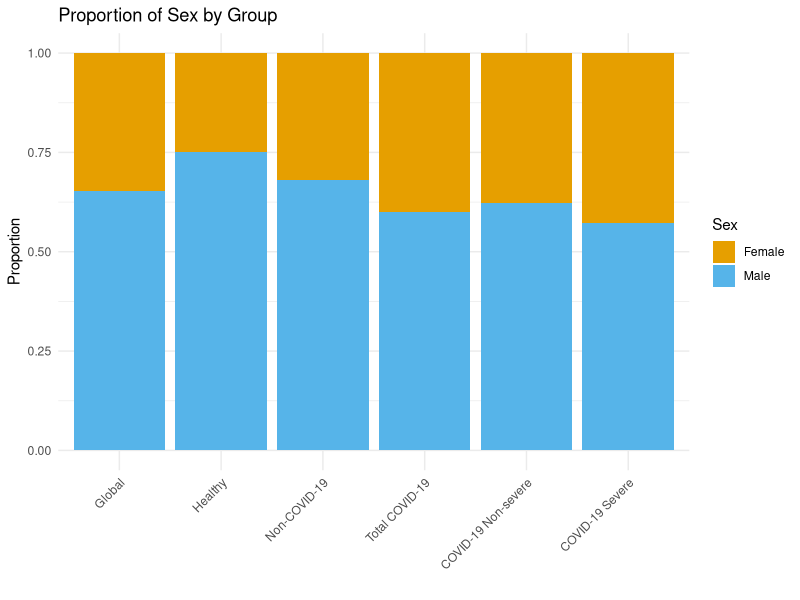
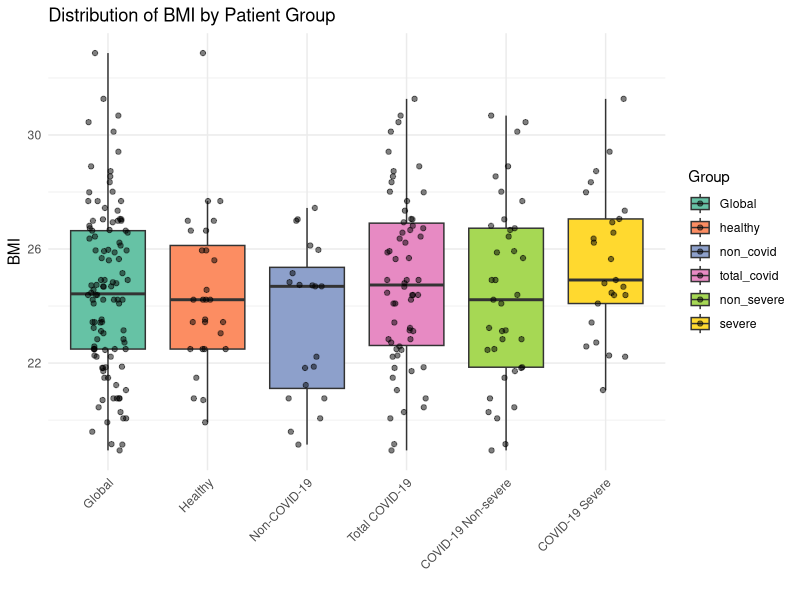
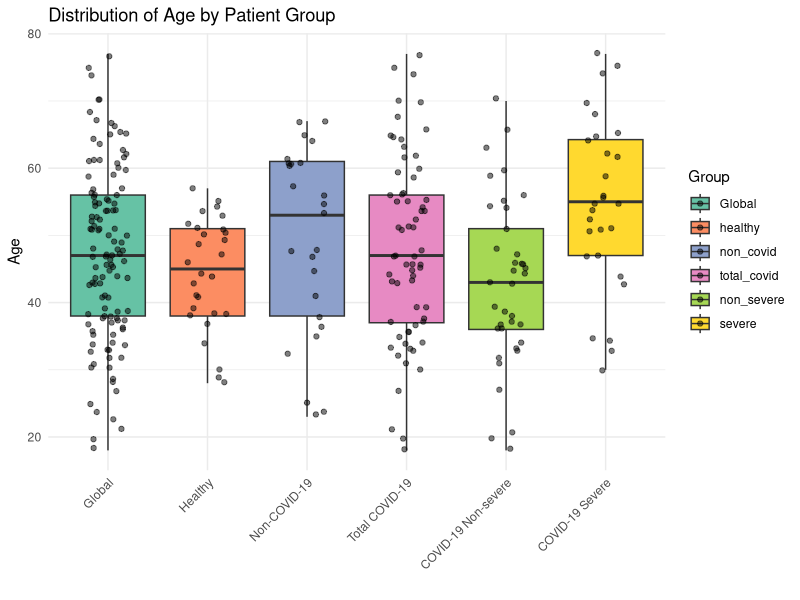
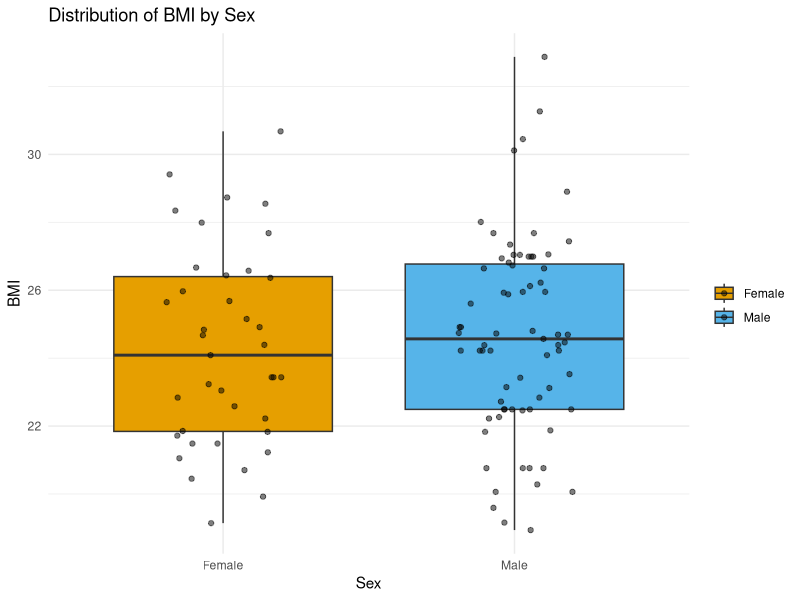
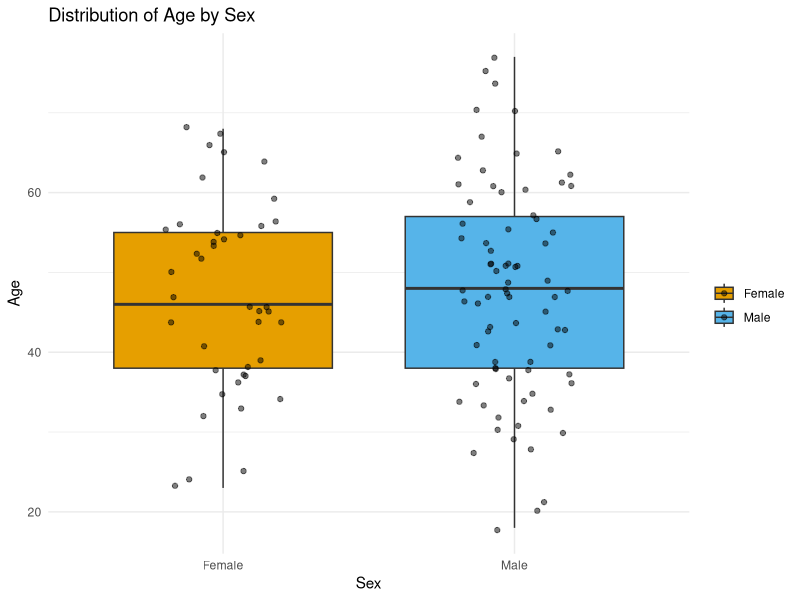
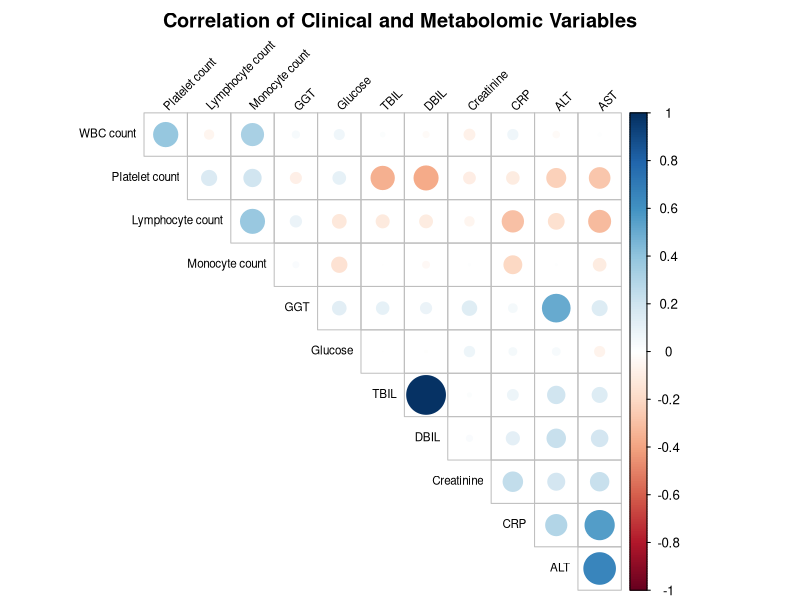
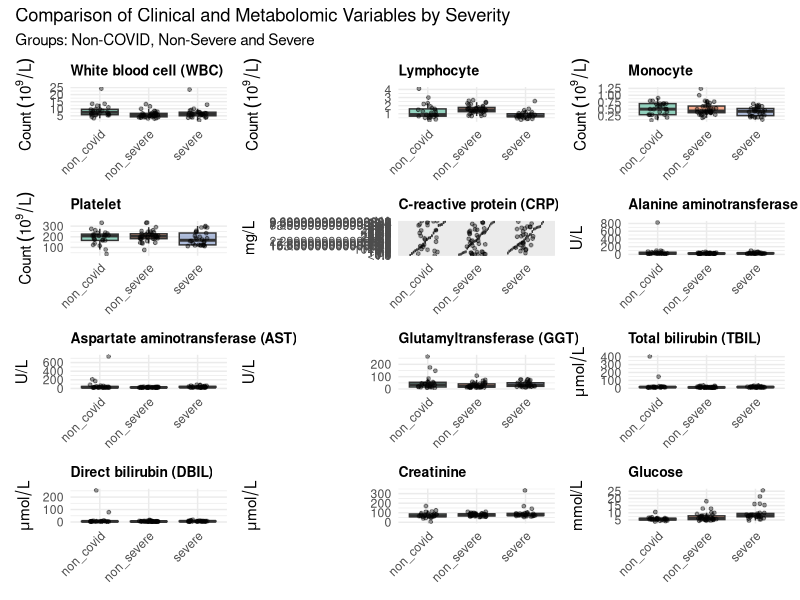
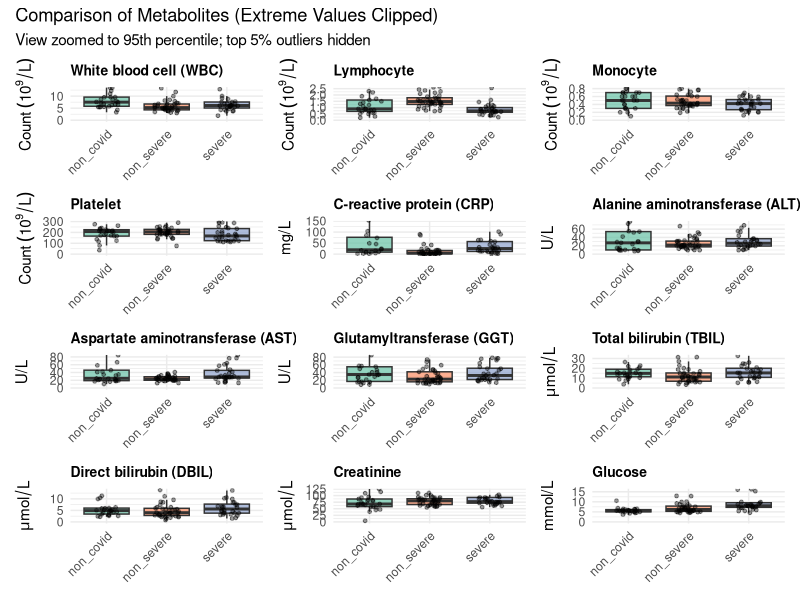

R code for these plots, in order:
# Assignment 1
setwd("/Users/pauvillen14/Desktop/BIOINFO/DMI/assignment-1-PauVillen")

# Import the necessary libraries
library(readxl)
library(dplyr)
library(ggplot2)
library(tidyr)
library(corrplot)
library(knitr)
library(kableExtra)
library(patchwork)
library(pheatmap)
library(scales)
# -------------------------------------------------------------------------
# EXERCISE 1.1
# -------------------------------------------------------------------------


# --- PREPARE DATA ---
# Load data from excel and treat "/" and empty strings as missing values
df <- read_excel("table_s1.xlsx", sheet = 2, na = c("", "/"))

# Remove the spaces from the column names
names(df) <- gsub(" ", "_", names(df))
names(df) <- gsub("\\(", "", names(df))
names(df) <- gsub("\\)", "", names(df))

# Convert date format and calculate required time differences
df <- df %>%
  mutate(
    # Convert columns to Date format 
    Onset_date_f = as.Date(Onset_date_f),
    Admission_date = as.Date(Admission_date),
    Date_of_progression_to_severe_state = as.Date(Date_of_progression_to_severe_state),
    
    # Calculate time differences in days
    time_onset_to_admission = as.numeric(Admission_date - Onset_date_f + 1),
    time_admission_to_severe = as.numeric(Date_of_progression_to_severe_state - Admission_date + 1)
  )

# Create group labels
df <- df %>%
  mutate(
    Group = case_when(
      Group_d == 0 ~ "healthy",
      Group_d == 1 ~ "non_covid",
      Group_d == 2 ~ "non_severe",
      Group_d == 3 ~ "severe"
    )
  )

# Create sex labels
df <- df %>%
  mutate(Sex_g = factor(Sex_g, 
                        levels = c(0, 1),            
                        labels = c("Female", "Male"))) 

# Create an expanded dataset, in order to include the groups "Total Covid" 
# and "Global" when calculating and plotting statistics later. 
# Create "Total Covid" subset 
df_covid_total <- df %>%
  filter(Group %in% c("non_severe", "severe")) %>%
  mutate(Group = "total_covid")
# Create "Global" subset (All of the rows)
df_global <- df %>%
  mutate(Group = "Global")
# Bind everything together into expanded dataset and set groups differentiation.
df_expanded <- bind_rows(df, df_covid_total, df_global)
df_expanded$Group <- factor(df_expanded$Group, 
                            levels = c("healthy", "non_covid", "non_severe", "severe", "total_covid", "Global"))


# --- CALCULATE STATISTICS ---
# AGE & BMI — Statistics by group 
age_bmi_stats <- df_expanded %>%
  group_by(Group) %>%
  summarise(
    # Age
    mean_age = mean(Age_year, na.rm = TRUE),
    sd_age   = sd(Age_year, na.rm = TRUE),
    median_age = median(Age_year, na.rm = TRUE),
    Q1_age     = quantile(Age_year, 0.25, na.rm = TRUE), 
    Q3_age     = quantile(Age_year, 0.75, na.rm = TRUE), 
    iqr_age    = IQR(Age_year, na.rm = TRUE),
    min_age    = min(Age_year, na.rm = TRUE),
    max_age    = max(Age_year, na.rm = TRUE),
    # BMI
    mean_bmi = mean(BMI_h, na.rm = TRUE),
    sd_bmi   = sd(BMI_h, na.rm = TRUE),
    median_bmi = median(BMI_h, na.rm = TRUE),
    Q1_bmi     = quantile(BMI_h, 0.25, na.rm = TRUE),    
    Q3_bmi     = quantile(BMI_h, 0.75, na.rm = TRUE),    
    iqr_bmi    = IQR(BMI_h, na.rm = TRUE),
    min_bmi    = min(BMI_h, na.rm = TRUE),
    max_bmi    = max(BMI_h, na.rm = TRUE),
    .groups = "drop"
  )

# Time - Statistics by group
time_stats <- df_expanded %>%
  group_by(Group) %>%
  summarise(
    # Time: Onset to Admission
    mean_onset_adm   = mean(time_onset_to_admission, na.rm = TRUE),
    sd_onset_adm     = sd(time_onset_to_admission, na.rm = TRUE),
    median_onset_adm = median(time_onset_to_admission, na.rm = TRUE),
    Q1_onset_adm     = quantile(time_onset_to_admission, 0.25, na.rm = TRUE),
    Q3_onset_adm     = quantile(time_onset_to_admission, 0.75, na.rm = TRUE),
    iqr_onset_adm    = IQR(time_onset_to_admission, na.rm = TRUE),
    min_onset_adm    = if(all(is.na(time_onset_to_admission))) NA else min(time_onset_to_admission, na.rm = TRUE),
    max_onset_adm    = if(all(is.na(time_onset_to_admission))) NA else max(time_onset_to_admission, na.rm = TRUE),
    # Time: Admission to Severe
    mean_adm_sev     = mean(time_admission_to_severe, na.rm = TRUE),
    sd_adm_sev       = sd(time_admission_to_severe, na.rm = TRUE),
    median_adm_sev   = median(time_admission_to_severe, na.rm = TRUE),
    Q1_adm_sev       = quantile(time_admission_to_severe, 0.25, na.rm = TRUE),
    Q3_adm_sev       = quantile(time_admission_to_severe, 0.75, na.rm = TRUE),
    iqr_adm_sev      = IQR(time_admission_to_severe, na.rm = TRUE),
    min_adm_sev      = if(all(is.na(time_admission_to_severe))) NA else min(time_admission_to_severe, na.rm = TRUE),
    max_adm_sev      = if(all(is.na(time_admission_to_severe))) NA else max(time_admission_to_severe, na.rm = TRUE),
    .groups = "drop"
  )

# Sex - Statistics by group 
sex_stats <- df_expanded %>%
  group_by(Group, Sex_g) %>%
  summarise(count = n(), .groups = "drop_last") %>%
  mutate(proportion = count / sum(count)) %>%
  ungroup()


# --- OUTPUT TABLE ---
# Count the patients in each group and create group lables for the table
group_counts <- table(df_expanded$Group)
lbl_healthy    <- paste0("Healthy (N=", group_counts["healthy"], ")")
lbl_non_covid  <- paste0("Non-COVID-19 (N=", group_counts["non_covid"], ")")
lbl_total      <- paste0("Total COVID-19 (N=", group_counts["total_covid"], ")")
lbl_non_severe <- paste0("COVID-19 Non-severe (N=", group_counts["non_severe"], ")")
lbl_severe     <- paste0("COVID-19 Severe (N=", group_counts["severe"], ")")

# Define the Column Order 
col_selection <- c(
  "Variable", 
  "Statistic", 
  "healthy", 
  "non_covid", 
  "total_covid", 
  "non_severe", 
  "severe"
)

# Sex
sex_rows <- sex_stats %>%
  filter(Group %in% c("healthy", "non_covid", "total_covid", "non_severe", "severe")) %>%
  mutate(val = sprintf("%d (%.1f%%)", count, proportion * 100)) %>%
  select(Group, Sex_g, val) %>%
  pivot_wider(names_from = Group, values_from = val) %>%
  mutate(
    # Force labels to be Male/Female text
    Statistic = case_when(
      as.character(Sex_g) %in% c("1", "Male") ~ "Male",
      as.character(Sex_g) %in% c("0", "Female") ~ "Female",
    ),
    Variable = "Sex - no. (%)" 
  ) %>%
  arrange(factor(Statistic, levels = c("Male", "Female"))) 

# Age 
age_rows <- age_bmi_stats %>%
  filter(Group %in% c("healthy", "non_covid", "total_covid", "non_severe", "severe")) %>%
  mutate(
    `Mean ± SD`    = sprintf("%.1f ± %.1f", mean_age, sd_age),
    `Median (IQR)` = sprintf("%.1f (%.1f-%.1f)", median_age, Q1_age, Q3_age),
    `Range`        = sprintf("%.1f-%.1f", min_age, max_age)
  ) %>%
  select(Group, `Mean ± SD`, `Median (IQR)`, `Range`) %>%
  pivot_longer(cols = -Group, names_to = "Statistic", values_to = "val") %>%
  pivot_wider(names_from = Group, values_from = val) %>%
  mutate(Variable = "Age - year")

# BMI 
bmi_rows <- age_bmi_stats %>%
  filter(Group %in% c("healthy", "non_covid", "total_covid", "non_severe", "severe")) %>%
  mutate(
    `Mean ± SD`    = sprintf("%.1f ± %.1f", mean_bmi, sd_bmi),
    `Median (IQR)` = sprintf("%.1f (%.1f-%.1f)", median_bmi, Q1_bmi, Q3_bmi),
    `Range`        = sprintf("%.1f-%.1f", min_bmi, max_bmi)
  ) %>%
  select(Group, `Mean ± SD`, `Median (IQR)`, `Range`) %>%
  pivot_longer(cols = -Group, names_to = "Statistic", values_to = "val") %>%
  pivot_wider(names_from = Group, values_from = val) %>%
  mutate(Variable = "BMI - kg/m2")

# Time 1: Onset to Admission 
time1_rows <- time_stats %>%
  filter(Group %in% c("healthy", "non_covid", "total_covid", "non_severe", "severe")) %>%
  mutate(
    `Mean ± SD`    = ifelse(is.na(mean_onset_adm), "", sprintf("%.1f ± %.1f", mean_onset_adm, sd_onset_adm)),
    `Median (IQR)` = ifelse(is.na(median_onset_adm), "", sprintf("%.1f (%.1f-%.1f)", median_onset_adm, Q1_onset_adm, Q3_onset_adm)),
    `Range`        = ifelse(is.na(min_onset_adm), "", sprintf("%.1f-%.1f", min_onset_adm, max_onset_adm))
  ) %>%
  select(Group, `Mean ± SD`, `Median (IQR)`, `Range`) %>%
  pivot_longer(cols = -Group, names_to = "Statistic", values_to = "val") %>%
  pivot_wider(names_from = Group, values_from = val) %>%
  mutate(Variable = "Time from Onset to Admission - Days")

# Time 2: Admission to Severe 
time2_rows <- time_stats %>%
  filter(Group %in% c("healthy", "non_covid", "total_covid", "non_severe", "severe")) %>%
  mutate(
    `Mean ± SD`    = ifelse(is.na(mean_adm_sev), "", sprintf("%.1f ± %.1f", mean_adm_sev, sd_adm_sev)),
    `Median (IQR)` = ifelse(is.na(median_adm_sev), "", sprintf("%.1f (%.1f-%.1f)", median_adm_sev, Q1_adm_sev, Q3_adm_sev)),
    `Range`        = ifelse(is.na(min_adm_sev), "", sprintf("%.1f-%.1f", min_adm_sev, max_adm_sev))
  ) %>%
  select(Group, `Mean ± SD`, `Median (IQR)`, `Range`) %>%
  pivot_longer(cols = -Group, names_to = "Statistic", values_to = "val") %>%
  pivot_wider(names_from = Group, values_from = val) %>%
  mutate(Variable = "Time from Admission to Severe - Days")

# Bind together and print 
final_table <- bind_rows(sex_rows, age_rows, bmi_rows, time1_rows, time2_rows) %>%
  select(all_of(col_selection)) %>%
  rename(
    !!lbl_healthy := healthy,
    !!lbl_non_covid := non_covid,
    !!lbl_total := total_covid,
    !!lbl_non_severe := non_severe,
    !!lbl_severe := severe
  )

kbl(final_table, caption = "Table 1: Demographical and Baseline Characteristics") %>%
  kable_classic(full_width = F, html_font = "Arial") %>%
  row_spec(0, bold = TRUE) %>% 
  column_spec(1, bold = TRUE) %>%
  # Add the separation lines
  row_spec(2, extra_css = "border-bottom: 1px solid #ddd;") %>%
  row_spec(5, extra_css = "border-bottom: 1px solid #ddd;") %>%
  row_spec(8, extra_css = "border-bottom: 1px solid #ddd;") %>%
  row_spec(11, extra_css = "border-bottom: 1px solid #ddd;") %>%
  collapse_rows(columns = 1, valign = "top") 

# -------------------------------------------------------------------------
# EXERCISE 1.2
# -------------------------------------------------------------------------

# Convert all time-based columns to Date
df <- df %>%
  mutate(across(where(~ inherits(.x, "POSIXt")), as.Date))

# Provide a summary of the data with "skimr" package
library(skimr)
skim(df)

# Remove column with almost only missing data
df <- df %>% select(-`MSRep_ID_c`)

# --- PLOTS ---
# Set the order of the groups for the plots
df_expanded$Group <- factor(df_expanded$Group, 
                            levels = c("Global", "healthy", "non_covid", "total_covid", "non_severe", "severe"))

# Plot 1: Sex by groups
ggplot(df_expanded, aes(x = Group, fill = Sex_g)) +
  geom_bar(position = "fill") +
  theme_minimal() +
  labs(title = "Proportion of Sex by Group", y = "Proportion", x = "", fill = "Sex") +
  scale_fill_manual(values = c("Female" = "#E69F00", "Male" = "#56B4E9")) +
  scale_x_discrete(labels = c(
    "Global"      = "Global",
    "healthy"     = "Healthy",
    "non_covid"   = "Non-COVID-19",
    "total_covid" = "Total COVID-19",
    "non_severe"  = "COVID-19 Non-severe",
    "severe"      = "COVID-19 Severe"
  )) +
  theme(axis.text.x = element_text(angle = 45, hjust = 1))

# Plot 2: BMI by Groups 
ggplot(df_expanded, aes(x = Group, y = BMI_h, fill = Group)) +
  geom_boxplot(outlier.shape = NA) + 
  geom_jitter(width = 0.2, alpha = 0.5) + 
  theme_minimal() +
  labs(
    title = "Distribution of BMI by Patient Group",
    x = "",
    y = "BMI"
  ) +
  scale_fill_brewer(palette = "Set2") +
  scale_x_discrete(labels = c(
    "Global"      = "Global",
    "healthy"     = "Healthy",
    "non_covid"   = "Non-COVID-19",
    "total_covid" = "Total COVID-19",
    "non_severe"  = "COVID-19 Non-severe",
    "severe"      = "COVID-19 Severe"
  )) +
  theme(axis.text.x = element_text(angle = 45, hjust = 1))

# Plot 3: Age by Groups 
ggplot(df_expanded, aes(x = Group, y = Age_year, fill = Group)) +
  geom_boxplot(outlier.shape = NA) + 
  geom_jitter(width = 0.2, alpha = 0.5) + 
  theme_minimal() +
  labs(
    title = "Distribution of Age by Patient Group",
    x = "",
    y = "Age"
  ) +
  scale_fill_brewer(palette = "Set2") +
  scale_x_discrete(labels = c(
    "Global"      = "Global",
    "healthy"     = "Healthy",
    "non_covid"   = "Non-COVID-19",
    "total_covid" = "Total COVID-19",
    "non_severe"  = "COVID-19 Non-severe",
    "severe"      = "COVID-19 Severe"
  )) +
  theme(axis.text.x = element_text(angle = 45, hjust = 1))

# Plot 4: BMI by Sex 
ggplot(df, aes(x = Sex_g, y = BMI_h, fill = Sex_g)) +
  geom_boxplot(outlier.shape = NA) + 
  geom_jitter(width = 0.2, alpha = 0.5) +
  theme_minimal() +
  labs(
    title = "Distribution of BMI by Sex",
    x = "Sex",
    y = "BMI",
    fill = ""
  ) +
  scale_fill_manual(values = c("Female" = "#E69F00", "Male" = "#56B4E9"))

# Plot 5: Age by Sex 
ggplot(df, aes(x = Sex_g, y = Age_year, fill = Sex_g)) +
  geom_boxplot(outlier.shape = NA) + 
  geom_jitter(width = 0.2, alpha = 0.5) +
  theme_minimal() +
  labs(
    title = "Distribution of Age by Sex",
    x = "Sex",
    y = "Age",
    fill = ""
  ) +
  scale_fill_manual(values = c("Female" = "#E69F00", "Male" = "#56B4E9"))

# Plot 6: Correlation Plot between Metabolomics columns
# Metabolomic columns indices 
target_cols_corr <- c(18, 19, 20, 21, 23, 24, 25, 26, 27, 28, 29, 30)
# Ensure columns are numeric; handle errors if columns contain non-numeric data, clean the variable names
df_corr <- df[, target_cols_corr]
current_names <- names(df_corr)
clean_names <- gsub(",.*", "", current_names)
clean_names <- gsub("_[a-zA-Z]$", "", clean_names)
clean_names <- gsub("_", " ", clean_names)
names(df_corr) <- clean_names
df_corr[] <- lapply(df_corr, function(x) as.numeric(as.character(x)))
# Calculate the correlation matrix
res <- cor(df_corr, use = "complete.obs")
# Generate the plot
corrplot(res, 
         type = "upper",           
         order = "hclust",        
         tl.col = "black",        
         tl.srt = 45,             
         tl.cex = 0.7,            
         diag = FALSE,
         title = "Correlation of Clinical and Metabolomic Variables",
         mar = c(0, 0, 2, 0)
)
# -------------------------------------------------------------------------
# EXERCISE 2.1
# -------------------------------------------------------------------------

# Define indexes and names
target_cols_plots <- c(19, 20, 21, 22, 24, 25, 26, 27, 28, 29, 30, 31)
target_colnames <- colnames(df_expanded)[target_cols_plots]

# Handle labels for plots
clean_titles <- c(
  "White blood cell (WBC)",
  "Lymphocyte",
  "Monocyte",
  "Platelet",
  "C-reactive protein (CRP)",
  "Alanine aminotransferase (ALT)",
  "Aspartate aminotransferase (AST)",
  "Glutamyltransferase (GGT)",
  "Total bilirubin (TBIL)",
  "Direct bilirubin (DBIL)",
  "Creatinine",
  "Glucose"
)

clean_units <- list(
  expression(Count ~ (10^9/L)),         # WBC (Implicit multiplication) or use (times ~ 10^9/L)
  expression(Count ~ (10^9/L)),         # Lymphocyte
  expression(Count ~ (10^9/L)),         # Monocyte
  expression(Count ~ (10^9/L)),         # Platelet
  "mg/L",                               # CRP
  "U/L",                                # ALT
  "U/L",                                # AST
  "U/L",                                # GGT
  expression(mu * mol/L),               # TBIL (µmol/L)
  expression(mu * mol/L),               # DBIL
  expression(mu * mol/L),               # Creatinine
  "mmol/L"                              # Glucose
)

# Filter data frame and order groups
df_filtered <- df_expanded %>%
  filter(Group %in% c("non_covid", "non_severe", "severe")) %>%
  mutate(Group = factor(Group, levels = c("non_covid", "non_severe", "severe")))

# Create plots list
plot_list <- list()

for (i in seq_along(target_cols_plots)) {
  
  col_idx <- target_cols_plots[i]
  colname <- colnames(df_expanded)[col_idx]
  
  my_title <- clean_titles[i]
  my_unit  <- clean_units[[i]]
  
  p <- ggplot(df_filtered, aes(x = Group, y = .data[[colname]], fill = Group)) +
    geom_boxplot(outlier.shape = NA, alpha = 0.7) + 
    geom_jitter(width = 0.2, alpha = 0.4, size = 1) +
    theme_minimal() +
    labs(
      title = my_title,
      x = NULL,
      y = my_unit
    ) +
    scale_fill_manual(values = c("non_covid"  = "#66c2a5", 
                                 "non_severe" = "#fc8d62", 
                                 "severe"     = "#8da0cb")) +
    theme(
      axis.text.x = element_text(angle = 45, hjust = 1),
      legend.position = "none",
      plot.title = element_text(size = 10, face = "bold")
    )
  
  plot_list[[colname]] <- p
}

# Organize and show the 12 plots
wrap_plots(plot_list, ncol = 3, nrow = 4) + 
  plot_annotation(
    title = "Comparison of Clinical and Metabolomic Variables by Severity",
    subtitle = "Groups: Non-COVID, Non-Severe and Severe"
  )



# -------------------------------------------------------------------------
# EXERCISE 2.2
# -------------------------------------------------------------------------
# Method 1: hide extreme values
df_filtered <- df_expanded %>%
  filter(Group %in% c("non_covid", "non_severe", "severe")) %>%
  mutate(Group = factor(Group, levels = c("non_covid", "non_severe", "severe"))) %>%
  # Force specific columns to be numeric
  mutate(across(all_of(colnames(df_expanded)[target_cols_plots]), ~ as.numeric(as.character(.x))))

# Generate plots list
plot_list <- list()

for (i in seq_along(target_cols_plots)) {
  
  col_idx <- target_cols_plots[i]
  colname <- colnames(df_expanded)[col_idx]
  
  my_title <- clean_titles[i]
  my_unit  <- clean_units[[i]]
  
  # Calculate the 95th percentile for the Upper Limit
  # We use this to "zoom in" and hide the top 5% extreme values
  upper_limit <- quantile(df_filtered[[colname]], 0.95, na.rm = TRUE)
  
  p <- ggplot(df_filtered, aes(x = Group, y = .data[[colname]], fill = Group)) +
    geom_boxplot(outlier.shape = NA, alpha = 0.7) + 
    geom_jitter(width = 0.2, alpha = 0.4, size = 1) +
    
    coord_cartesian(ylim = c(0, upper_limit)) +
    
    theme_minimal() +
    labs(
      title = my_title,
      x = NULL,
      y = my_unit
    ) +
    scale_fill_manual(values = c("non_covid"  = "#66c2a5", 
                                 "non_severe" = "#fc8d62", 
                                 "severe"     = "#8da0cb")) +
    theme(
      axis.text.x = element_text(angle = 45, hjust = 1),
      legend.position = "none",
      plot.title = element_text(size = 10, face = "bold")
    )
  
  plot_list[[colname]] <- p
}

# Organize and show the 12 plots
wrap_plots(plot_list, ncol = 3, nrow = 4) + 
  plot_annotation(
    title = "Comparison of Metabolites (Extreme Values Clipped)",
    subtitle = "View zoomed to 95th percentile; top 5% outliers hidden"
  )


# Method 2: Hide outliers
# Create plots list
plot_list <- list()

for (i in seq_along(target_cols_plots)) {
  
  col_idx <- target_cols_plots[i]
  colname <- colnames(df_expanded)[col_idx]
  
  my_title <- clean_titles[i]
  my_unit  <- clean_units[[i]]
  
  # Calculate Whiskers  per group
  outlier_bounds <- df_filtered %>%
    group_by(Group) %>%
    summarise(
      Q1 = quantile(.data[[colname]], 0.25, na.rm = TRUE),
      Q3 = quantile(.data[[colname]], 0.75, na.rm = TRUE),
      IQR_val = Q3 - Q1,
      lower_bound = Q1 - 1.5 * IQR_val,
      upper_bound = Q3 + 1.5 * IQR_val,
      .groups = "drop"
    )
  
  # Filter Points for Jitter
  # Join the bounds to the data and keep only points within the bounds
  df_points_filtered <- df_filtered %>%
    left_join(outlier_bounds, by = "Group") %>%
    filter(.data[[colname]] >= lower_bound & .data[[colname]] <= upper_bound)
  
  plot_min <- min(df_points_filtered[[colname]], na.rm = TRUE)
  plot_max <- max(df_points_filtered[[colname]], na.rm = TRUE)
  plot_min <- max(0, plot_min * 0.95) 
  plot_max <- plot_max * 1.05
  
  
  p <- ggplot(df_filtered, aes(x = Group, y = .data[[colname]], fill = Group)) +
    
    geom_boxplot(outlier.shape = NA, alpha = 0.7) + 
    
    geom_jitter(data = df_points_filtered, 
                width = 0.2, alpha = 0.4, size = 1) +
    
    coord_cartesian(ylim = c(plot_min, plot_max)) +
    
    theme_minimal() +
    labs(
      title = my_title,
      x = NULL,
      y = my_unit
    ) +
    scale_fill_manual(values = c("non_covid"  = "#66c2a5", 
                                 "non_severe" = "#fc8d62", 
                                 "severe"     = "#8da0cb")) +
    theme(
      axis.text.x = element_text(angle = 45, hjust = 1),
      legend.position = "none",
      plot.title = element_text(size = 10, face = "bold")
    )
  
  plot_list[[colname]] <- p
}

wrap_plots(plot_list, ncol = 3, nrow = 4) + 
  plot_annotation(
    title = "Comparison of Metabolites (Outliers Removed)",
    subtitle = "View restricted to statistical whiskers (Group-specific IQR)"
  )


# Method 3: log-transformation
# Create plots list
plot_list <- list()

for (i in seq_along(target_cols_plots)) {
  
  col_idx <- target_cols_plots[i]
  colname <- colnames(df_expanded)[col_idx]
  
  my_title <- clean_titles[i]
  my_unit  <- clean_units[[i]]
  
  p <- ggplot(df_filtered, aes(x = Group, y = .data[[colname]], fill = Group)) +
    geom_boxplot(outlier.shape = NA, alpha = 0.7) + 
    geom_jitter(width = 0.2, alpha = 0.4, size = 1) +
    
    # Use pseudo_log to handle any potential 0s safely without error
    scale_y_continuous(trans = "pseudo_log") + 
    
    theme_minimal() +
    labs(
      title = my_title,
      x = NULL,
      y = my_unit
    ) +
    scale_fill_manual(values = c("non_covid"  = "#66c2a5", 
                                 "non_severe" = "#fc8d62", 
                                 "severe"     = "#8da0cb")) +
    theme(
      axis.text.x = element_text(angle = 45, hjust = 1),
      legend.position = "none",
      plot.title = element_text(size = 10, face = "bold")
    )
  
  plot_list[[colname]] <- p
}

wrap_plots(plot_list, ncol = 3, nrow = 4) + 
  plot_annotation(
    title = "Comparison of Metabolites (Log-Transformed)",
    subtitle = "Outliers handled via Pseudo-Log Transformation"
  )


# Method 4: log-transformation + hiding extreme values
plot_list <- list()

for (i in seq_along(target_cols_plots)) {
  
  col_idx <- target_cols_plots[i]
  colname <- colnames(df_expanded)[col_idx]
  
  my_title <- clean_titles[i]
  my_unit  <- clean_units[[i]]
  
  lower_limit <- quantile(df_filtered[[colname]], 0.02, na.rm = TRUE)
  upper_limit <- quantile(df_filtered[[colname]], 0.98, na.rm = TRUE)
  
  if (lower_limit < 0) lower_limit <- 0
  
  p <- ggplot(df_filtered, aes(x = Group, y = .data[[colname]], fill = Group)) +
    geom_boxplot(outlier.shape = NA, alpha = 0.7) + 
    geom_jitter(width = 0.2, alpha = 0.4, size = 1) +
    
    scale_y_continuous(trans = "pseudo_log", n.breaks = 4) + 
    
    coord_cartesian(ylim = c(lower_limit * 0.9, upper_limit * 1.1)) +
    
    theme_minimal() +
    labs(
      title = my_title,
      x = NULL,
      y = my_unit
    ) +
    scale_fill_manual(values = c("non_covid"  = "#66c2a5", 
                                 "non_severe" = "#fc8d62", 
                                 "severe"     = "#8da0cb")) +
    theme(
      axis.text.x = element_text(angle = 45, hjust = 1),
      legend.position = "none",
      plot.title = element_text(size = 10, face = "bold"),
      
      axis.text.y = element_text(size = 7) 
    )
  
  plot_list[[colname]] <- p
}

wrap_plots(plot_list, ncol = 3, nrow = 4) + 
  plot_annotation(
    title = "Comparison of Metabolites (Log-Transformed + Clipped)",
    subtitle = "Zoomed to 2nd-98th percentiles"
  )


# -------------------------------------------------------------------------
# EXERCISE 3
# -------------------------------------------------------------------------
# Prepare Data Matrix
# Select only the 12 target numeric columns
heatmap_data <- df_filtered %>%
  select(all_of(target_colnames)) %>%
  as.matrix() 

# Rename Columns (Variables) to Clean Titles
# We use the 'clean_titles' vector we defined in Exercise 2.2
colnames(heatmap_data) <- clean_titles

# Scale and Transpose
heatmap_matrix <- t(scale(heatmap_data))

# Create a data frame for the column annotations
annotation_info <- df_filtered %>%
  select(Group, Sex_g) %>%
  as.data.frame()

# Rename the columns for the Legend
colnames(annotation_info) <- c("Group", "Sex")

# Rename the Factor Levels for "Group" to be descriptive
annotation_info$Group <- factor(annotation_info$Group, 
                                levels = c("non_covid", "non_severe", "severe"),
                                labels = c("Non-COVID-19", "COVID-19 Non-severe", "COVID-19 Severe"))

# Ensure row names of annotation match column names of the matrix
rownames(annotation_info) <- paste0("P", 1:ncol(heatmap_matrix))
colnames(heatmap_matrix)  <- paste0("P", 1:ncol(heatmap_matrix))

ann_colors <- list(
  Group = c("Non-COVID-19"        = "#66c2a5", 
            "COVID-19 Non-severe" = "#fc8d62", 
            "COVID-19 Severe"     = "#8da0cb"),
  Sex   = c("Female"              = "#E69F00", 
            "Male"                = "#56B4E9")
)

# Draw the Heatmap 
library(pheatmap)

pheatmap(heatmap_matrix,
         cluster_rows = TRUE,         # Cluster metabolites
         cluster_cols = TRUE,         # Cluster patients
         annotation_col = annotation_info, 
         annotation_colors = ann_colors,
         show_colnames = FALSE,       # Hide messy patient IDs
         show_rownames = TRUE,        # Show the clean metabolite names
         fontsize_row = 10,           # Adjust font size if needed
         color = colorRampPalette(c("navy", "white", "firebrick3"))(100),
         main = "Biomarker Heatmap: Metabolites by gender and severity group"
)
